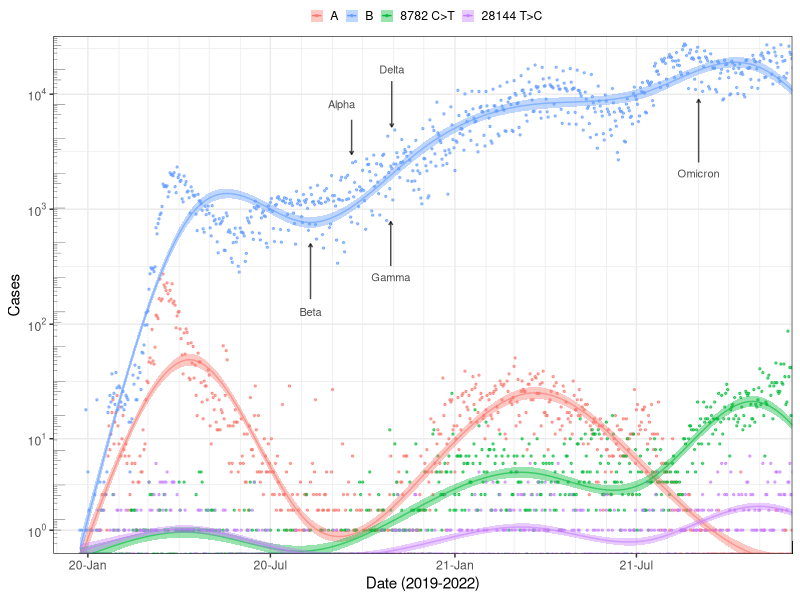

Write the R code that produced this figure. (Note: this script raises an error after producing the figure.)
rm(list = ls())
library(dplyr)
library(ggplot2)
library(scales)


df = read.csv('Covid19CasesGISAID.csv')
df$Var1 = as.Date(df$Var1)
df$Mutations = factor(df$Mutations, levels = unique(df$Mutations))

i = 2
for (i in c(1,3,4)) {
  c = cor(df$Freq[df$Mutations == unique(df$Mutations)[2]],
          df$Freq[df$Mutations == unique(df$Mutations)[i]])
  print(c)
}
# [1] -0.08236075
# [1] 0.7396961
# [1] 0.4516835
values = c(hue_pal()(3)[1], hue_pal()(3)[3], hue_pal()(3)[2], hue_pal()(4)[4])

anno = data.frame(x0 = as.Date(c('2020-8-10','2020-9-10','2020-10-29','2020-10-30','2021-9-1')),
                  y0 = c(128,8192,256,16384,2048),
                  text = c('Beta', 'Alpha', 'Gamma', 'Delta', 'Omicron'))
anno_arr = data.frame(x = as.Date(c('2020-8-10','2020-9-20','2020-10-29','2020-10-30','2021-9-1')),
                      y = c(165,6000,320,13000,2550),
                      xend = as.Date(c('2020-8-10','2020-9-20','2020-10-29','2020-10-30','2021-9-1')),
                      yend = c(500,3000,780,5200,9000),
                      text = c('Beta', 'Alpha', 'Gamma', 'Delta', 'Omicron'))


p <- ggplot(data = df, aes(x = Var1, y = Freq, colour = Mutations)) + 
  geom_point(size = 0.5) + 
  geom_smooth(aes(fill = Mutations, color = Mutations), 
              n = 300, size = 0.5) +
  scale_y_continuous(trans=scales::pseudo_log_trans(base=2),
                     breaks = c(1,10,100,1000,10000),
                     labels = c(expression(10^0),expression(10^1),
                                expression(10^2), expression(10^3),
                                expression(10^4))) +
  annotation_logticks(linewidth = 0.1) +
  scale_x_date(breaks = seq(as.Date('2020-01-01'), as.Date('2022-11-01'), by="6 months"),
               minor_breaks = seq(as.Date('2019-12-01'), as.Date('2022-11-01'), by ='1 month'),
               date_labels = "%y-%b") +
  xlab('Date (2019-2022)') + 
  ylab('Cases') + 
  theme_bw() +
  scale_color_manual(name="",
                     labels=c("A", "B", '8782 C>T', "28144 T>C"),
                     values = alpha(values, 0.6)) +
  scale_fill_manual(name="",
                    labels=c("A", "B", '8782 C>T', "28144 T>C"),
                    values = alpha(values, 0.1)) +
  coord_cartesian(xlim = c(as.Date('2019-12-31'), as.Date('2021-10-31')),
                  ylim = c(1,2*10^4)) +
  geom_text(data = anno, aes(x = x0,  y = y0, label = text),
            inherit.aes = F, size = 2.8, alpha = .7) +
  geom_segment(data = anno_arr, aes(x = x, y = y, xend = xend, yend = yend),
               arrow = arrow(length = unit(0.1, "cm")), alpha = .7,
               inherit.aes = F) +
  theme(legend.key.size = unit(0.3, 'cm'),
        legend.position = 'top',
        legend.margin = margin(t = 0, r = 0, b = -2, l = 0)
  ) 
p


pdf(paste0("Output/gr.pdf"), width = 3, height = 2.5)
print(p)
dev.off()


